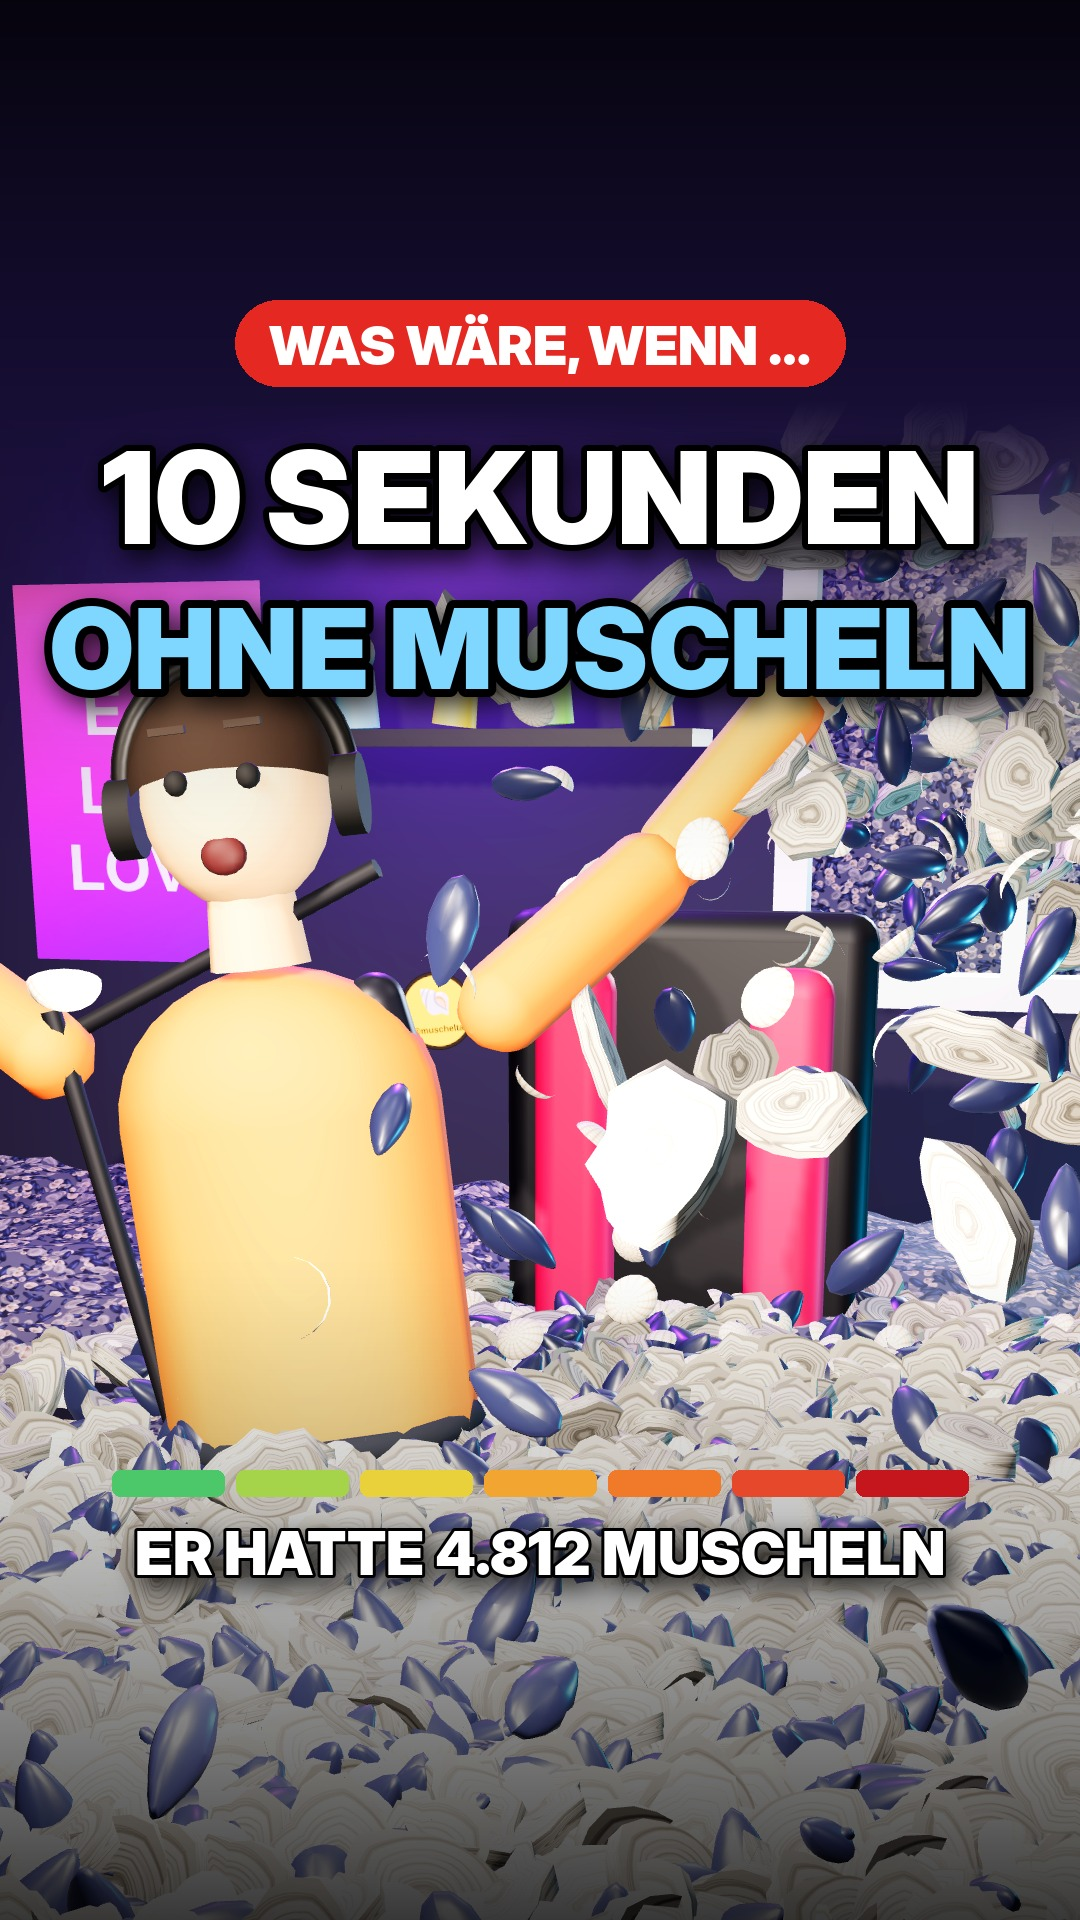

Write the Python code that produced this figure.
# Erzeugt thumbnail.jpg (1080x1920) aus einem sauberen Einzelbild (src/still.js) mit großer Schrift.
# python3 thumbnail.py clean_2220.png
import sys
from PIL import Image, ImageDraw, ImageFont, ImageFilter, ImageEnhance
F = '/usr/share/fonts/opentype/inter/'
W, H = 1080, 1920
img = Image.open(sys.argv[1]).convert('RGB').resize((W, H))
SHIFT = 400
if SHIFT:
    src = img; top = src.getpixel((40, 10)); img = Image.new('RGB', (W, H), top)
    m = Image.new('L', (W, H - SHIFT), 255); dm = ImageDraw.Draw(m)
    for y in range(220): dm.line([(0, y), (W, y)], fill=int(255 * y / 220))
    img.paste(src.crop((0, 0, W, H - SHIFT)), (0, SHIFT), m)
img = ImageEnhance.Contrast(ImageEnhance.Color(img).enhance(1.25)).enhance(1.12)
# Verläufe oben/unten für Lesbarkeit
ov = Image.new('L', (W, H), 0); d = ImageDraw.Draw(ov)
for y in range(H):
    a = 0
    if y < 900: a = int(215 * (1 - y / 900) ** 1.4)
    if y > 1250: a = max(a, int(200 * ((y - 1250) / 670) ** 1.3))
    d.line([(0, y), (W, y)], fill=a)
img = Image.composite(Image.new('RGB', (W, H), (0, 0, 0)), img, ov)
draw = ImageDraw.Draw(img)

def text(cx, y, s, font, fill, stroke=0, sc=(0, 0, 0), shadow=True):
    w = draw.textlength(s, font=font)
    x = cx - w / 2
    if shadow:
        sh = Image.new('RGBA', (W, H), (0, 0, 0, 0)); ImageDraw.Draw(sh).text((x + 6, y + 10), s, font=font, fill=(0, 0, 0, 200), stroke_width=stroke, stroke_fill=(0, 0, 0, 200))
        img.paste(sh.filter(ImageFilter.GaussianBlur(12)), (0, 0), sh.filter(ImageFilter.GaussianBlur(12)))
    draw.text((x, y), s, font=font, fill=fill, stroke_width=stroke, stroke_fill=sc)

def fit(s, path, maxw, start):
    size = start
    while ImageFont.truetype(path, size).getlength(s) > maxw: size -= 4
    return ImageFont.truetype(path, size)

# Kicker-Pille
k = ImageFont.truetype(F + 'InterDisplay-Black.otf', 54); ks = 'WAS WÄRE, WENN …'
kw = draw.textlength(ks, font=k)
draw.rounded_rectangle([(W - kw) / 2 - 34, 300, (W + kw) / 2 + 34, 386], 43, fill=(229, 40, 34))
draw.text(((W - kw) / 2, 312), ks, font=k, fill='white')
# Hauptzeilen
text(W / 2, 420, '10 SEKUNDEN', fit('10 SEKUNDEN', F + 'InterDisplay-Black.otf', 900, 160), 'white', 6)
text(W / 2, 580, 'OHNE MUSCHELN', fit('OHNE MUSCHELN', F + 'InterDisplay-Black.otf', 980, 240), (127, 214, 255), 8)
# Stufenbalken unten (im 3:4-Ausschnitt des Profilrasters)
cols = ['#4cc76a', '#a5d34a', '#e8d13a', '#f3a531', '#f07a2a', '#e5482b', '#c4161c']
bw, gap, y0 = 112, 12, 1470
x0 = (W - (7 * bw + 6 * gap)) / 2
for i, c in enumerate(cols):
    draw.rounded_rectangle([x0 + i * (bw + gap), y0, x0 + i * (bw + gap) + bw, y0 + 26], 8, fill=c)
text(W / 2, 1516, 'ER HATTE 4.812 MUSCHELN', fit('ER HATTE 4.812 MUSCHELN', F + 'InterDisplay-Black.otf', 860, 64), 'white', 3)
img.save('thumbnail.jpg', quality=92)
img.crop((0, 240, W, 1680)).resize((540, 720)).save(sys.argv[2] if len(sys.argv) > 2 else '/dev/null', 'JPEG') if len(sys.argv) > 2 else None
